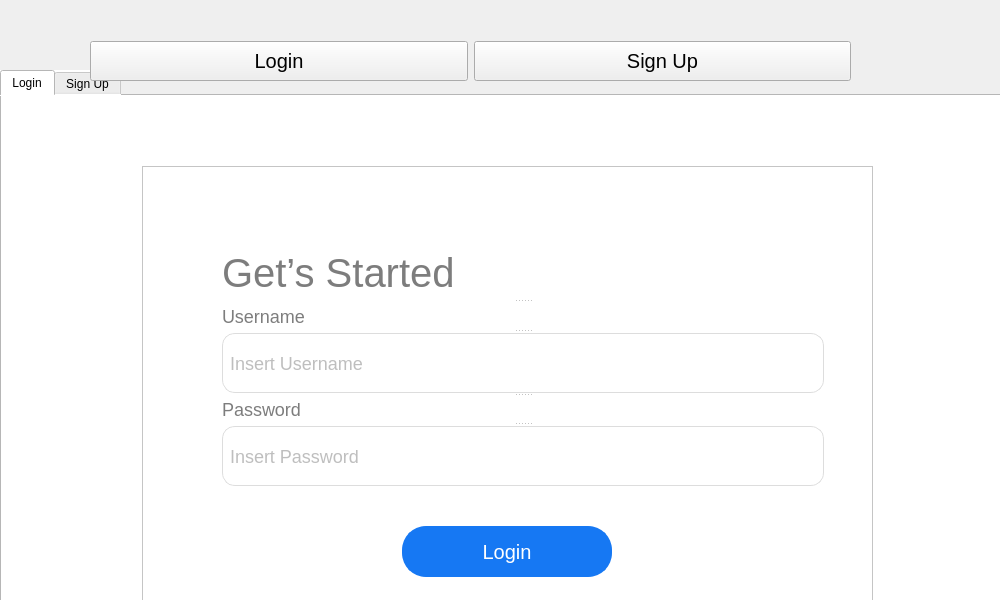
<?xml version="1.0" encoding="UTF-8"?>
<ui version="4.0">
 <class>login</class>
 <widget class="QWidget" name="login">
  <property name="geometry">
   <rect>
    <x>0</x>
    <y>0</y>
    <width>1000</width>
    <height>600</height>
   </rect>
  </property>
  <property name="maximumSize">
   <size>
    <width>1000</width>
    <height>600</height>
   </size>
  </property>
  <property name="windowTitle">
   <string>Form</string>
  </property>
  <property name="styleSheet">
   <string notr="true">#login_tab {
font-size:20px;
}
#sign_up_tab {
font-size:20px;
}</string>
  </property>
  <widget class="QTabWidget" name="tabWidget">
   <property name="geometry">
    <rect>
     <x>0</x>
     <y>70</y>
     <width>1261</width>
     <height>651</height>
    </rect>
   </property>
   <property name="styleSheet">
    <string notr="true">background-color: rgb(255, 255, 255);</string>
   </property>
   <property name="currentIndex">
    <number>0</number>
   </property>
   <widget class="QWidget" name="tab">
    <attribute name="title">
     <string>Login</string>
    </attribute>
    <widget class="QFrame" name="frame">
     <property name="geometry">
      <rect>
       <x>140</x>
       <y>70</y>
       <width>731</width>
       <height>481</height>
      </rect>
     </property>
     <property name="frameShape">
      <enum>QFrame::StyledPanel</enum>
     </property>
     <property name="frameShadow">
      <enum>QFrame::Raised</enum>
     </property>
     <widget class="QSplitter" name="splitter_12">
      <property name="geometry">
       <rect>
        <x>80</x>
        <y>80</y>
        <width>602</width>
        <height>240</height>
       </rect>
      </property>
      <property name="orientation">
       <enum>Qt::Vertical</enum>
      </property>
      <widget class="QSplitter" name="splitter_5">
       <property name="orientation">
        <enum>Qt::Vertical</enum>
       </property>
       <widget class="QLabel" name="label_11">
        <property name="styleSheet">
         <string notr="true">color: #7D7D7D;
font-family: &quot;Rounded Mplus 1c&quot;;
font-size: 40px;
font-style: normal;
font-weight: 400;
</string>
        </property>
        <property name="text">
         <string>Get’s Started</string>
        </property>
       </widget>
      </widget>
      <widget class="QSplitter" name="splitter_6">
       <property name="orientation">
        <enum>Qt::Vertical</enum>
       </property>
       <widget class="QSplitter" name="splitter_8">
        <property name="orientation">
         <enum>Qt::Vertical</enum>
        </property>
        <widget class="QLabel" name="label_14">
         <property name="styleSheet">
          <string notr="true">color: #7D7D7D;
font-family: &quot;Rounded Mplus 1c&quot;;
font-size: 18px;
font-style: normal;
font-weight: 400;
line-height: normal;</string>
         </property>
         <property name="text">
          <string>Username</string>
         </property>
        </widget>
        <widget class="QLineEdit" name="login_user_name">
         <property name="maximumSize">
          <size>
           <width>16777215</width>
           <height>60</height>
          </size>
         </property>
         <property name="styleSheet">
          <string notr="true">width: 590px;
height: 47px;
flex-shrink: 0;
border-radius: 13px;
border: 1.2px solid #DDD;
background: #FFF;
color: #7D7D7D;
font-family: &quot;Rounded Mplus 1c&quot;;
font-size: 18px;
font-style: normal;
font-weight: 400;
line-height: normal;
padding:5px;</string>
         </property>
         <property name="placeholderText">
          <string>Insert Username</string>
         </property>
        </widget>
       </widget>
       <widget class="QSplitter" name="splitter_11">
        <property name="orientation">
         <enum>Qt::Vertical</enum>
        </property>
        <widget class="QLabel" name="label_15">
         <property name="styleSheet">
          <string notr="true">color: #7D7D7D;
font-family: &quot;Rounded Mplus 1c&quot;;
font-size: 18px;
font-style: normal;
font-weight: 400;
line-height: normal;</string>
         </property>
         <property name="text">
          <string>Password</string>
         </property>
        </widget>
        <widget class="QLineEdit" name="login_password">
         <property name="maximumSize">
          <size>
           <width>16777215</width>
           <height>60</height>
          </size>
         </property>
         <property name="styleSheet">
          <string notr="true">width: 590px;
height: 47px;
flex-shrink: 0;
border-radius: 13px;
border: 1.2px solid #DDD;
background: #FFF;
color: #7D7D7D;
font-family: &quot;Rounded Mplus 1c&quot;;
font-size: 18px;
font-style: normal;
font-weight: 400;
line-height: normal;
padding:5px;</string>
         </property>
         <property name="echoMode">
          <enum>QLineEdit::Password</enum>
         </property>
         <property name="placeholderText">
          <string>Insert Password</string>
         </property>
        </widget>
       </widget>
      </widget>
     </widget>
     <widget class="QPushButton" name="login_btn">
      <property name="geometry">
       <rect>
        <x>260</x>
        <y>360</y>
        <width>210</width>
        <height>51</height>
       </rect>
      </property>
      <property name="minimumSize">
       <size>
        <width>210</width>
        <height>47</height>
       </size>
      </property>
      <property name="maximumSize">
       <size>
        <width>230</width>
        <height>55</height>
       </size>
      </property>
      <property name="cursor">
       <cursorShape>PointingHandCursor</cursorShape>
      </property>
      <property name="layoutDirection">
       <enum>Qt::LeftToRight</enum>
      </property>
      <property name="styleSheet">
       <string notr="true">#login_btn{
border: 2px solid #1678F3;
border-radius:24px;
background-color: #1678F3;
color:white;
font-size:20px;
}

#login_btn:hover{
background-color:#023436;
}</string>
      </property>
      <property name="text">
       <string>Login</string>
      </property>
     </widget>
    </widget>
   </widget>
   <widget class="QWidget" name="tab_2">
    <attribute name="title">
     <string>Sign Up</string>
    </attribute>
    <widget class="QFrame" name="frame_2">
     <property name="geometry">
      <rect>
       <x>20</x>
       <y>10</y>
       <width>971</width>
       <height>621</height>
      </rect>
     </property>
     <property name="frameShape">
      <enum>QFrame::StyledPanel</enum>
     </property>
     <property name="frameShadow">
      <enum>QFrame::Raised</enum>
     </property>
     <widget class="QSplitter" name="splitter_3">
      <property name="geometry">
       <rect>
        <x>150</x>
        <y>20</y>
        <width>651</width>
        <height>371</height>
       </rect>
      </property>
      <property name="orientation">
       <enum>Qt::Vertical</enum>
      </property>
      <widget class="QSplitter" name="splitter_7">
       <property name="orientation">
        <enum>Qt::Vertical</enum>
       </property>
       <widget class="QLabel" name="label_13">
        <property name="styleSheet">
         <string notr="true">color: #7D7D7D;
font-family: &quot;Rounded Mplus 1c&quot;;
font-size: 40px;
font-style: normal;
font-weight: 400;
</string>
        </property>
        <property name="text">
         <string>Get’s Started</string>
        </property>
       </widget>
      </widget>
      <widget class="QWidget" name="layoutWidget">
       <layout class="QVBoxLayout" name="verticalLayout">
        <item>
         <widget class="QSplitter" name="splitter_10">
          <property name="orientation">
           <enum>Qt::Vertical</enum>
          </property>
          <widget class="QLabel" name="label_17">
           <property name="styleSheet">
            <string notr="true">color: #7D7D7D;
font-family: &quot;Rounded Mplus 1c&quot;;
font-size: 18px;
font-style: normal;
font-weight: 400;
line-height: normal;</string>
           </property>
           <property name="text">
            <string>Username</string>
           </property>
          </widget>
          <widget class="QLineEdit" name="sign_up_user_name">
           <property name="maximumSize">
            <size>
             <width>16777215</width>
             <height>60</height>
            </size>
           </property>
           <property name="styleSheet">
            <string notr="true">width: 590px;
height: 47px;
flex-shrink: 0;
border-radius: 13px;
border: 1.2px solid #DDD;
background: #FFF;
color: #7D7D7D;
font-family: &quot;Rounded Mplus 1c&quot;;
font-size: 18px;
font-style: normal;
font-weight: 400;
line-height: normal;
padding:5px;</string>
           </property>
           <property name="placeholderText">
            <string>Insert Username</string>
           </property>
          </widget>
         </widget>
        </item>
        <item>
         <widget class="QSplitter" name="splitter_13">
          <property name="orientation">
           <enum>Qt::Vertical</enum>
          </property>
          <widget class="QLabel" name="label_18">
           <property name="styleSheet">
            <string notr="true">color: #7D7D7D;
font-family: &quot;Rounded Mplus 1c&quot;;
font-size: 18px;
font-style: normal;
font-weight: 400;
line-height: normal;</string>
           </property>
           <property name="text">
            <string>Name</string>
           </property>
          </widget>
          <widget class="QLineEdit" name="sign_up_name">
           <property name="maximumSize">
            <size>
             <width>16777215</width>
             <height>60</height>
            </size>
           </property>
           <property name="styleSheet">
            <string notr="true">width: 590px;
height: 47px;
flex-shrink: 0;
border-radius: 13px;
border: 1.2px solid #DDD;
background: #FFF;
color: #7D7D7D;
font-family: &quot;Rounded Mplus 1c&quot;;
font-size: 18px;
font-style: normal;
font-weight: 400;
line-height: normal;
padding:5px;</string>
           </property>
           <property name="echoMode">
            <enum>QLineEdit::Normal</enum>
           </property>
           <property name="placeholderText">
            <string>Name</string>
           </property>
          </widget>
         </widget>
        </item>
        <item>
         <widget class="QSplitter" name="splitter_14">
          <property name="orientation">
           <enum>Qt::Vertical</enum>
          </property>
          <widget class="QLabel" name="label_19">
           <property name="styleSheet">
            <string notr="true">color: #7D7D7D;
font-family: &quot;Rounded Mplus 1c&quot;;
font-size: 18px;
font-style: normal;
font-weight: 400;
line-height: normal;</string>
           </property>
           <property name="text">
            <string>Email</string>
           </property>
          </widget>
          <widget class="QLineEdit" name="sign_up_address">
           <property name="maximumSize">
            <size>
             <width>16777215</width>
             <height>60</height>
            </size>
           </property>
           <property name="styleSheet">
            <string notr="true">width: 590px;
height: 47px;
flex-shrink: 0;
border-radius: 13px;
border: 1.2px solid #DDD;
background: #FFF;
color: #7D7D7D;
font-family: &quot;Rounded Mplus 1c&quot;;
font-size: 18px;
font-style: normal;
font-weight: 400;
line-height: normal;
padding:5px;</string>
           </property>
           <property name="echoMode">
            <enum>QLineEdit::Normal</enum>
           </property>
           <property name="placeholderText">
            <string>Address</string>
           </property>
          </widget>
          <widget class="QSplitter" name="splitter">
           <property name="orientation">
            <enum>Qt::Horizontal</enum>
           </property>
          </widget>
         </widget>
        </item>
        <item>
         <widget class="QSplitter" name="splitter_17">
          <property name="orientation">
           <enum>Qt::Vertical</enum>
          </property>
          <widget class="QLabel" name="label_20">
           <property name="styleSheet">
            <string notr="true">color: #7D7D7D;
font-family: &quot;Rounded Mplus 1c&quot;;
font-size: 18px;
font-style: normal;
font-weight: 400;
line-height: normal;</string>
           </property>
           <property name="text">
            <string>Password</string>
           </property>
          </widget>
          <widget class="QLineEdit" name="sign_up_password">
           <property name="maximumSize">
            <size>
             <width>16777215</width>
             <height>60</height>
            </size>
           </property>
           <property name="styleSheet">
            <string notr="true">width: 590px;
height: 47px;
flex-shrink: 0;
border-radius: 13px;
border: 1.2px solid #DDD;
background: #FFF;
color: #7D7D7D;
font-family: &quot;Rounded Mplus 1c&quot;;
font-size: 18px;
font-style: normal;
font-weight: 400;
line-height: normal;
padding:5px;</string>
           </property>
           <property name="echoMode">
            <enum>QLineEdit::Password</enum>
           </property>
           <property name="placeholderText">
            <string>Password</string>
           </property>
          </widget>
         </widget>
        </item>
       </layout>
      </widget>
     </widget>
     <widget class="QPushButton" name="sign_up_btn">
      <property name="geometry">
       <rect>
        <x>350</x>
        <y>420</y>
        <width>210</width>
        <height>51</height>
       </rect>
      </property>
      <property name="minimumSize">
       <size>
        <width>210</width>
        <height>47</height>
       </size>
      </property>
      <property name="maximumSize">
       <size>
        <width>230</width>
        <height>55</height>
       </size>
      </property>
      <property name="cursor">
       <cursorShape>PointingHandCursor</cursorShape>
      </property>
      <property name="layoutDirection">
       <enum>Qt::LeftToRight</enum>
      </property>
      <property name="styleSheet">
       <string notr="true">#sign_up_btn{
border: 2px solid #1678F3;
border-radius:24px;
background-color: #1678F3;
color:white;
font-size:20px;
}

#sign_up_btn:hover{
background-color:#023436;
}</string>
      </property>
      <property name="text">
       <string>sign Up</string>
      </property>
     </widget>
    </widget>
   </widget>
  </widget>
  <widget class="QWidget" name="layoutWidget">
   <property name="geometry">
    <rect>
     <x>90</x>
     <y>40</y>
     <width>761</width>
     <height>42</height>
    </rect>
   </property>
   <layout class="QHBoxLayout" name="horizontalLayout">
    <item>
     <widget class="QPushButton" name="login_tab">
      <property name="minimumSize">
       <size>
        <width>0</width>
        <height>40</height>
       </size>
      </property>
      <property name="text">
       <string>Login</string>
      </property>
      <property name="icon">
       <iconset>
        <normaloff>../assets/login.png</normaloff>../assets/login.png</iconset>
      </property>
      <property name="iconSize">
       <size>
        <width>24</width>
        <height>24</height>
       </size>
      </property>
     </widget>
    </item>
    <item>
     <widget class="QPushButton" name="sign_up_tab">
      <property name="minimumSize">
       <size>
        <width>0</width>
        <height>40</height>
       </size>
      </property>
      <property name="text">
       <string>Sign Up</string>
      </property>
      <property name="icon">
       <iconset>
        <normaloff>../assets/account.png</normaloff>../assets/account.png</iconset>
      </property>
      <property name="iconSize">
       <size>
        <width>24</width>
        <height>24</height>
       </size>
      </property>
     </widget>
    </item>
   </layout>
  </widget>
 </widget>
 <resources/>
 <connections/>
</ui>
